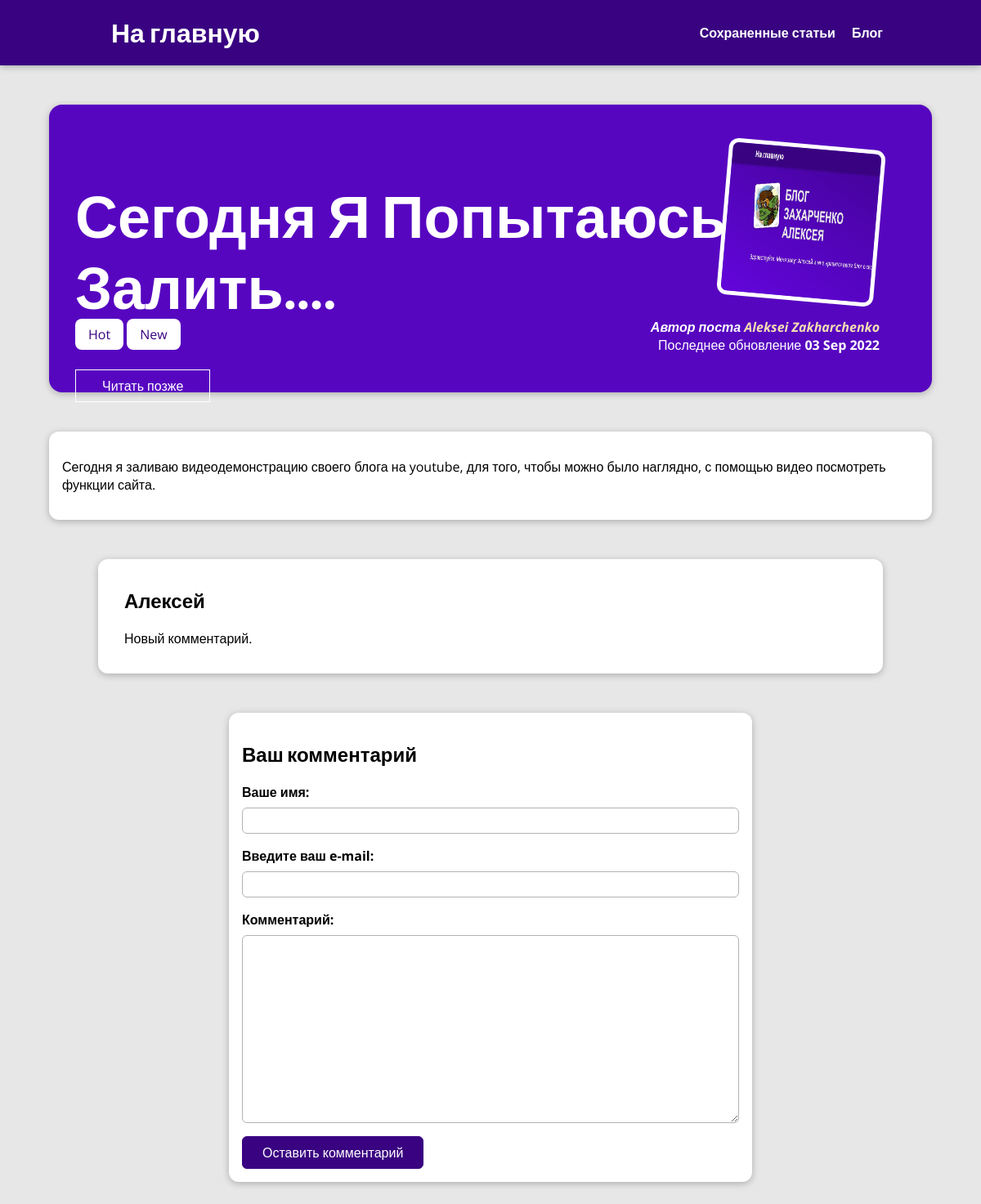
The app's page /blog/segodnya-ya-popytayus-zalit with its own data.
### blog/models.py (models this page shows, shortened)
class Post(models.Model):
    author = models.ForeignKey(Author,null=True, on_delete=models.SET_NULL, related_name="posts")
    tag = models.ManyToManyField(Tag)
    title = models.CharField(max_length=150)
    excerpt = models.CharField(max_length=300)
    image = models.ImageField(upload_to = 'images', null = True)
    date = models.DateField(auto_now=True)
    slug = models.SlugField(unique=True, db_index=True)
    content = models.TextField(validators=[MinLengthValidator(10)])

class Tag(models.Model):
    caption = models.CharField(max_length=20)

class Author(models.Model):
    first_name = models.CharField(max_length=30)
    last_name = models.CharField(max_length=50)
    e_mail = models.EmailField(max_length=50)
    def __str__(self):
        return f'{self.first_name} {self.last_name}'

class Comment(models.Model):
    name = models.CharField(max_length=30)
    e_mail = models.EmailField(null=True)
    comment = models.TextField(max_length=400)
    post = models.ForeignKey(Post, null=True, on_delete=models.CASCADE, related_name='comments')

### blog/views.py (the view, shortened to what this page needs)
# urls.py: path('blog/<slug:slug>', views.article.as_view(), name = "article"),
class article(View):
    def is_stored_post(self, request, post_id):
        stored_posts = request.session.get('stored_posts')
        if stored_posts is not None:
            is_saved_for_later = post_id in stored_posts
        else:
            is_saved_for_later = False
        return is_saved_for_later
    def get(self, request, slug):
        post = Post.objects.get(slug=slug)
        context = {
            'article' : post,
            'tags' : post.tag.all(),
            'comment' : CommentForm(),
            'comments' : post.comments.all(),
            'is_saved_for_later' : self.is_stored_post(request, post.id)
        }
        return render(request, "blog/article.html", context )

### blog/forms.py
class CommentForm(forms.ModelForm):
    class Meta:
        model = Comment
        exclude = ['post']
        labels = {
        'name' : 'Ваше имя',
        'e_mail' : "Введите ваш e-mail",
        'comment' : 'Комментарий'
        }

### blog/templates/blog/article.html (shortened to what this page needs)
{% extends "base.html" %}
{% load static %}
{% block css %}
    <link rel="stylesheet" href=" {% static 'blog/post.css' %} ">
{% endblock  %}
{% block body %}
    <section id="summary">
        <h2> {{article.title|title}} </h2>
        {% for tag in tags %}
        <span class='tag'>{{tag.caption}}</span>
        {% endfor%}
        <div id = 'read-later'>
            <form action="{% url "read-later" %}" method="POST">
                <button>
                    {% if is_saved_for_later %}
                    Убрать закладку
                    {% else %}
                    Читать позже
                    {% endif %}
                </button>
            </form>
        </div>
        <article>
            <img src="{{ article.image.url }}" alt="{{article.title}}">
            <address>Автор поста <a href="mailto:{{article.author.email}}">{{article.author}}</a>    </address>
            <div>
                Последнее обновление <time>{{article.date|date:"d M Y"}} </time>
            </div>
        </article>
    </section>
    <main>
        <p>
            {{article.content|linebreaks}}
        </p>
    </main>
    {% if comments %}
    <section id='comments'>
        <ul>
            {% for comment in comments  %}
                <li>
                    <h2>{{comment.name}}</h2>
                    <p>{{comment.comment|linebreaks}}</p>
                </li>
            {% endfor %}
        </ul>
    </section>
    {% endif %}
    <section id = 'comment-form'>
        <h1>Ваш комментарий</h1>
        <form action="{% url "article" article.slug %}" method='POST'>
            {% for field in comment  %}
                <div class="form-control {% if field.errors %}invalid{% endif %}">
                        {{field.label_tag}}
                        {{field}}
                </div>
            {% endfor %}
            <button>Оставить комментарий</button>
           </form>
    </section>
{% endblock %}

### static/base.css (style rules this page uses)
* { box-sizing: border-box; }
html { font-family: 'Open Sans', 'Lato', sans-serif; }
body { margin: 0; }
h1, h2, h3 { font-family: 'Lato', sans-serif; font-weight: bold; }

### blog/static/blog/post.css (style rules this page uses)
body { background-color: #e7e7e7; }
#summary { margin: 8rem auto 3rem auto; padding: 2rem; width: 90%; border-radius: 16px; background-color: #5706c0; position: relative; box-shadow: 0 2px 8px rgba(0, 0, 0, 0.25); height: 22rem; }
#summary h2 { color: white; font-size: 4.5rem; margin-bottom: 0.25rem; }
#summary article { position: absolute; top: 2rem; right: 3rem; padding: 1rem 1rem; border-radius: 12px; text-align: right; color: white; }
#summary article img { width: 12rem; height: 12rem; border-radius: 12px; transform: rotateZ(5deg); border: 5px solid white; margin-bottom: 1rem; }
#summary address { font-weight: bold; }
#summary a { color: wheat; text-decoration: none; }
#summary time { font-weight: bold; }
#read-later button { background-color: transparent; border: 1px solid white; padding: 0.5rem 2rem; font: inherit; color: white; cursor: pointer; }
main { width: 90%; max-width: 90rem; margin: 3rem auto; background-color: white; padding: 1rem; border-radius: 12px; box-shadow: 0 2px 8px rgba(0, 0, 0, 0.25); }
.tag { background-color: white; color: #390281; padding: 0.5rem 1rem; border-radius: 8px; }
#comment-form { margin: 3rem auto; border-radius: 12px; width: 90%; max-width: 40rem; background-color: white; box-shadow: 0 2px 8px rgba(0, 0, 0, 0.25); padding: 1rem; }
#comment-form button { font: inherit; background-color: #390281; color: white; border: 1px solid #390281; padding: 0.5rem 1.5rem; border-radius: 6px; cursor: pointer; }
.form-control { margin: 0 0 1rem 0 }
.form-control label { font-weight: bold; margin-bottom: 0.5rem; display: block; }
.form-control input, .form-control textarea { display: block; width: 100%; font: inherit; padding: 0.25rem; border-radius: 6px; border: 1px solid rgb(180, 177, 177); }
#comments { margin: 3rem auto; border-radius: 12px; width: 90%; max-width: 60rem; background-color: white; box-shadow: 0 2px 8px rgba(0, 0, 0, 0.25); padding: 1rem 2rem; }
#comments ul { list-style: none; margin: none; padding: 0; }
#comments li { margin-bottom: 1rem; border-bottom: 2px solid #ccc; }
#comments li:last-of-type { border-bottom: none; }
#read-later { margin: 2rem 0; }

### records on screen
Post: title "Сегодня Я Попытаюсь Залить....", image (picture), author "Aleksei Zakharchenko", date "03 Sep 2022", content "Сегодня я заливаю видеодемонстрацию своего блога на youtube, для того, чтобы можно было наглядно, с помощью видео посмотреть функции сайта."
Tag: caption "Hot"
Tag: caption "New"
Comment: name "Алексей", comment "Новый комментарий."

### other values on screen
{{ field.label_tag }} "Ваше имя:" "Введите ваш e-mail:" "Комментарий:"
